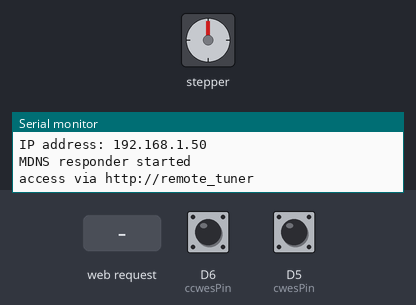
Bench run of a sketch on a simulated ESP8266 (NodeMCU). Parts: stepper motor, the last lines printed to the serial monitor. The test bench sets the inputs (shaded band); at power-on: D6 (ccwesPin) HIGH, D5 (cwesPin) HIGH. WiFi joins after 1.5 s; servers stay silent unless stated; EEPROM starts erased; stepper angles assume 200 steps per turn.

Above: at 9.2 s.
9.3 s: HTTP request GET /buttonCCW received
At 9.45 s:
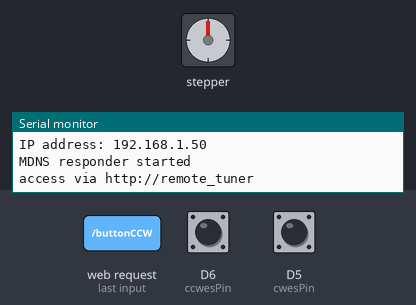
12.3 s: D6 (ccwesPin) pulled LOW for 0.15 s
At 13.5 s:
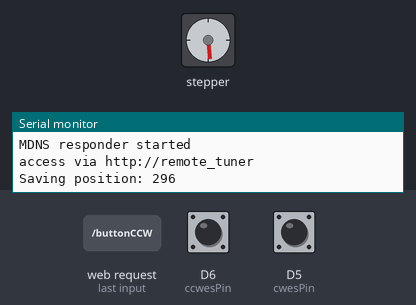
13.9 s: HTTP request GET /buttonCW received
At 14.35 s:
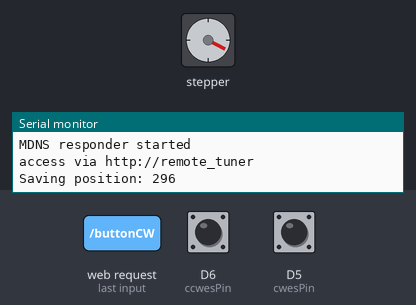
16.9 s: HTTP request GET /buttonReset received
At 17.2 s:
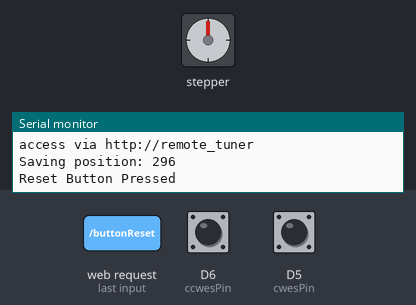
Timing chart, 0 to 19.4 s (numbered marks = the images above; inputs shaded):
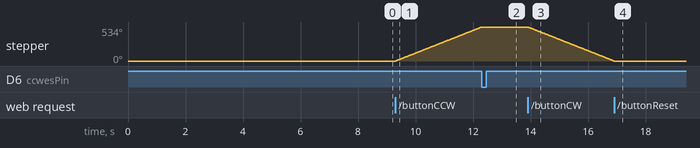

Measured:
- after the input at 9.3 s, stepper: keeps turning clockwise at about 178°/s, starting at once
- after the input at 12.3 s, stepper: stops changing and stays 534°
- after the input at 13.9 s, stepper: keeps turning counter-clockwise at about 178°/s, starting at once
- after the input at 16.9 s, stepper: stops changing and stays 0°

The sketch:

Remote_AE_Tuner.ino
```cpp
/* Coded by VE3EZB - Steve */
// These are the pins that corespond to the "Data" pins on the NodeMCU 1.0(ESP12E Module)
//static const uint8_t D0   = 16;
//static const uint8_t D1   = 5;
//static const uint8_t D2   = 4;
//static const uint8_t D3   = 0;
//static const uint8_t D4   = 2;
//static const uint8_t D5   = 14;
//static const uint8_t D6   = 12;
//static const uint8_t D7   = 13;
//static const uint8_t D8   = 15;
//static const uint8_t D9   = 3;
//static const uint8_t D10  = 1;
#include <ArduinoJson.h>
#include <Stepper.h>
#include <ESP8266WiFi.h>
#include <WiFiClient.h>
#include <ESP8266WebServer.h>
#include <ESP8266mDNS.h>
#include <EEPROM.h>
#include "index.h"

#define ccwesPin 12 // define CCW end stop pin as pin 12 (D6)
#define cwesPin 14  // define CW end stop pin as pin 14 (D5)


// set steps per revolution for you motor / Nema 17 is 200
const int stepsPerRevolution = 200;

// setup client switch logic
bool stopFlag = false;
//bool stopButtonPressed = false;

// initialize the stepper library on pins D1 through D4
Stepper myStepper(stepsPerRevolution, D1, D2, D3, D4);

int currentPosition = 0; // used to count the number of step the motor has moved and report it as a position

//initialize and declare global variable

const char* ssid = "your_ssid";       // Edit for your SSID
const char* password = "your_password";   // Edit for your password
String mDir;
String Limit;


// Start the webserver
ESP8266WebServer server(80);

// send webpage (index.h) to client-side (browser) when requested
void handleRoot() {
    String s = webpage;
    server.send(200, "text/html", s);

}
// Declare functions to be used
void saveMotorPosition(int currentPosition) {
  // Break down the integer into bytes
  byte byte1 = (currentPosition >> 24) & 0xFF;
  byte byte2 = (currentPosition >> 16) & 0xFF;
  byte byte3 = (currentPosition >> 8) & 0xFF;
  byte byte4 = currentPosition & 0xFF;

  // Write each byte to EEPROM
  EEPROM.write(0, byte1);
  EEPROM.write(1, byte2);
  EEPROM.write(2, byte3);
  EEPROM.write(3, byte4);

  EEPROM.commit();
  Serial.println("Saving position: " + String(currentPosition));
}

int getMotorPosition() {
  // Read each byte from EEPROM
  byte byte1 = EEPROM.read(0);
  byte byte2 = EEPROM.read(1);
  byte byte3 = EEPROM.read(2);
  byte byte4 = EEPROM.read(3);

  // Combine the bytes back into an integer
  int currentPosition = ((byte1 << 24) | (byte2 << 16) | (byte3 << 8) | byte4);
  Serial.println("Retrieved position: " + String(currentPosition));
  return currentPosition;
}

void updatePosition() {
    String jsonResponse = "{\"position\":" + String(currentPosition) + "}";
    server.send(200, "application/json", jsonResponse);
}

// Handle STOP button
void handleButtonSTOP() {
    stopFlag = true;

    myStepper.step(0); // dirStep causes the motor to Stop
    mDir = "STOPPED - don't forget to turn off power if the antenna is tuned.";

    bool cwEndStopActivated = (digitalRead(cwesPin) == LOW);
    bool ccwEndStopActivated = (digitalRead(ccwesPin) == LOW);

    if (cwEndStopActivated) {
        mDir = "MOTOR STOPPED";
        currentPosition = 0;
        saveMotorPosition(currentPosition);
    } else if (ccwEndStopActivated) {
        mDir = "MOTOR STOPPED";
        saveMotorPosition(currentPosition);
    } else {
        // Neither end stop is activated, so save the motor position
        updatePosition();
        saveMotorPosition(currentPosition);
    }


    // Send end stop information to the client
    String jsonResponse = "{\"mDir\":\"" + mDir + "\"," +
                    "\"Limit\":\"" + Limit + "\"," +
                    "\"cwEndStopActivated\":" + (cwEndStopActivated ? "true" : "false") + "," +
                    "\"ccwEndStopActivated\":" + (ccwEndStopActivated ? "true" : "false") +
                    "}";
    server.send(200, "application/json", jsonResponse);
}

// Handle CCW button
void handleButtonCCW() {
  stopFlag = false; // reset the flag

  while (digitalRead(ccwesPin) == HIGH && !stopFlag) {  // if CCW endstop not activated AND the STOP button not pressed

    mDir = " ";
    Limit = " ";
    myStepper.step(1); // move motor CCW
    currentPosition += 1; // counts the number of steps
    delay(10);  // Add a small delay for stability
    updatePosition();

    // Handle any incoming client requests
    server.handleClient();

    if (digitalRead(ccwesPin) == LOW)
        break;
  }

  // Send end stop information to the client
 String jsonResponse = "{\"ccwEndStop\":\"" + String(digitalRead(ccwesPin)) + "\"}";
    server.send(200, "application/json", jsonResponse);

    handleButtonSTOP(); // call function to stop motor
}

// Handle CW button
void handleButtonCW() {
  stopFlag = false; // reset the flag

  while (digitalRead(cwesPin) == HIGH && !stopFlag) {  // if CW endstop not activated AND the STOP button not pressed

    mDir = " ";
    Limit = " ";
    myStepper.step(-1); // move motor CW
    currentPosition -= 1; // counts the number of steps
    delay(10);  // Add a small delay for stability
    updatePosition();

    // Handle any incoming client requests
    server.handleClient();

    if (digitalRead(cwesPin) == LOW)
        break;
  }

  // Send end stop information to the client
  String jsonResponse = "{\"cwEndStop\":\"" + String(digitalRead(cwesPin)) + "\"}";
    server.send(200, "application/json", jsonResponse);

    handleButtonSTOP(); // call function to stop motor
}

// Add a function to send initial end stop information to the client
void sendInitialEndStopStatus() {
    bool cwEndStopActivated = (digitalRead(cwesPin) == LOW);
    bool ccwEndStopActivated = (digitalRead(ccwesPin) == LOW);

      // Use String constructor to concatenate values
      String jsonResponse = String("{\"cwEndStopActivated\":") + (cwEndStopActivated ? "true" : "false") + ","
                            "\"ccwEndStopActivated\":" + (ccwEndStopActivated ? "true" : "false") + "}";
    server.send(200, "application/json", jsonResponse);
}

// Handle Reset button
void handleButtonReset() {
        Serial.println("Reset Button Pressed");
        mDir = "Server Soft-Rebooting ... Please wait.";

        // Send all information to the client in a single JSON response
       String jsonResponse = "{\"mDir\":\"" + String(mDir) + "\"}";
    server.send(200, "application/json", jsonResponse);

    delay(6000);

    ESP.restart();
}

void setup() {

  EEPROM.begin(64); // Initialize 64 bytes of EEPROM

/*//  use the code below to initialize a new board
  for (int i = 0; i < 64; i++) { // This will write 0 to all 64 bytes of the EEPROM
  EEPROM.write(i, 0);
}
EEPROM.commit(); // This is necessary for ESP8266 and ESP32 boards to store data
//  use the code above to initialize a new board */


  delay(2000);
  int savedPosition = getMotorPosition();
  Serial.println("Saved Position: " + String(savedPosition));
  currentPosition = savedPosition;
  Serial.println("Current Position: " + String(currentPosition));

  pinMode(ccwesPin, INPUT_PULLUP);  // Set ccwesPin as input
  pinMode(cwesPin, INPUT_PULLUP);   // Set cwesPin as input


// initialize serial monitor
  delay (3000);
  Serial.begin(9600);
  delay(1000);
  Serial.println(" ");
  Serial.println("Remote Antenna Tuner");
  Serial.println("developed by Steve VE3EZB");

// start WiFi service
  WiFi.mode(WIFI_STA);
  WiFi.begin(ssid, password);
  Serial.println("");

// Wait for connection
  while (WiFi.status() != WL_CONNECTED) {
    delay(2000);
    Serial.print("Connecting...");
  }
// Notify that server WiFi is connected
  Serial.println("");
  Serial.print("Connected to ");
  Serial.println(ssid);
  Serial.print("IP address: ");
  Serial.println(WiFi.localIP());

//multicast DNS so you don't require the IP address to connect
  if (MDNS.begin("remote_tuner")) { // "remote_tuner" can be changed to anything you want
    Serial.println("MDNS responder started");
    Serial.println("access via http://remote_tuner");
  }

// start the server
    server.begin();

// Add a call to send initial end stop status when the server starts
    sendInitialEndStopStatus();

// setup server to handle requests
server.on("/", handleRoot);
server.on("/buttonCCW", HTTP_GET, handleButtonCCW);
server.on("/buttonCW", HTTP_GET, handleButtonCW);
server.on("/buttonSTOP", HTTP_GET, handleButtonSTOP);
server.on("/buttonReset", HTTP_GET, handleButtonReset);
server.on("/position", HTTP_GET, updatePosition);
server.on("/indicator", HTTP_GET, []() {
  String jsonResponse = String("{") +
                        String("\"cwEndStopActivated\": ") + String(digitalRead(cwesPin) == LOW ? "true" : "false") +
                        String(",\"ccwEndStopActivated\": ") + String(digitalRead(ccwesPin) == LOW ? "true" : "false") + "}";
  server.send(200, "application/json", jsonResponse);
});


server.on("/motor", HTTP_GET, []() {
  String jsonResponse = String("{\"mDir\": \"") + String(mDir) + String("\", \"Limit\": \"") + String(Limit) + String("\"}");
server.send(200, "application/json", jsonResponse.c_str()); // <-- Use c_str() to pass a const char*
});

server.onNotFound([]() -> void {
  if (server.hasArg("value")) {
    String buttonValueStr = server.arg("value");  // Get the value of the button press from the request URL
    int buttonValue = server.arg("value").toInt();  // Convert the string to an integer

    if (isnan(buttonValue)) {
      server.send(400, "text/plain", "400: Invalid Request - Value is not a number");
      return;
    }

    switch (buttonValue) {
      case 1:
        handleButtonCCW();
        break;
      case 2:
        handleButtonCW();
        break;
      case 3:
        handleButtonSTOP();
        break;
      case 4:
        handleButtonReset();
        break;
    }
    server.send(200, "application/json", "{\"status\":\"success\"}");
  } else {
    server.send(400, "text/plain", "400: Invalid Request");
  }
});

}

void loop() {
    server.handleClient();
    MDNS.update();

}
```

Source omitted: index.h (8992 bytes)
